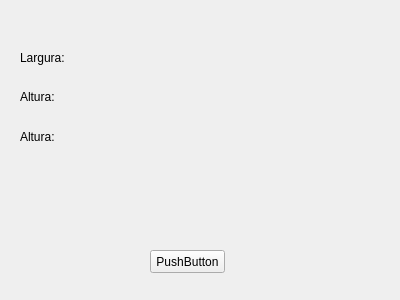
<?xml version="1.0" encoding="UTF-8"?>
<ui version="4.0">
 <class>Rectangle</class>
 <widget class="QWidget" name="Rectangle">
  <property name="geometry">
   <rect>
    <x>0</x>
    <y>0</y>
    <width>400</width>
    <height>300</height>
   </rect>
  </property>
  <property name="windowTitle">
   <string>Form</string>
  </property>
  <widget class="QPushButton" name="pushButton">
   <property name="geometry">
    <rect>
     <x>150</x>
     <y>250</y>
     <width>75</width>
     <height>23</height>
    </rect>
   </property>
   <property name="text">
    <string>PushButton</string>
   </property>
  </widget>
  <widget class="QLabel" name="label">
   <property name="geometry">
    <rect>
     <x>20</x>
     <y>50</y>
     <width>71</width>
     <height>16</height>
    </rect>
   </property>
   <property name="text">
    <string>Largura: </string>
   </property>
  </widget>
  <widget class="QLabel" name="label_2">
   <property name="geometry">
    <rect>
     <x>20</x>
     <y>90</y>
     <width>47</width>
     <height>13</height>
    </rect>
   </property>
   <property name="text">
    <string>Altura: </string>
   </property>
  </widget>
  <widget class="QLabel" name="label_3">
   <property name="geometry">
    <rect>
     <x>20</x>
     <y>130</y>
     <width>47</width>
     <height>13</height>
    </rect>
   </property>
   <property name="text">
    <string>Altura: </string>
   </property>
  </widget>
 </widget>
 <resources/>
 <connections/>
</ui>
